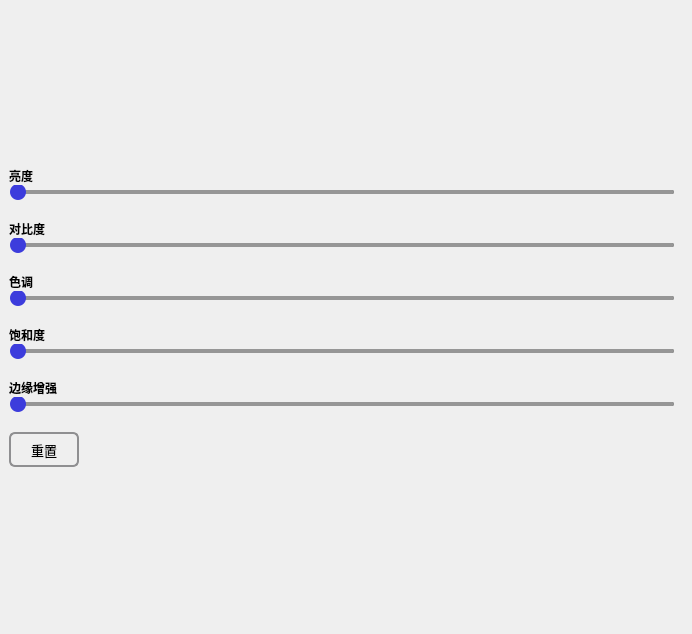
<?xml version="1.0" encoding="UTF-8"?>
<ui version="4.0">
 <class>D3D11VAFilterWidget</class>
 <widget class="QWidget" name="D3D11VAFilterWidget">
  <property name="geometry">
   <rect>
    <x>0</x>
    <y>0</y>
    <width>692</width>
    <height>634</height>
   </rect>
  </property>
  <property name="windowTitle">
   <string>Form</string>
  </property>
  <layout class="QVBoxLayout" name="verticalLayout_2">
   <property name="spacing">
    <number>0</number>
   </property>
   <property name="leftMargin">
    <number>0</number>
   </property>
   <property name="topMargin">
    <number>0</number>
   </property>
   <property name="rightMargin">
    <number>0</number>
   </property>
   <property name="bottomMargin">
    <number>0</number>
   </property>
   <item>
    <layout class="QVBoxLayout" name="verticalLayout">
     <property name="spacing">
      <number>0</number>
     </property>
     <item>
      <widget class="QWidget" name="widget" native="true">
       <layout class="QVBoxLayout" name="verticalLayout_4">
        <property name="spacing">
         <number>0</number>
        </property>
        <property name="topMargin">
         <number>0</number>
        </property>
        <property name="bottomMargin">
         <number>0</number>
        </property>
        <item>
         <layout class="QVBoxLayout" name="verticalLayout_3">
          <property name="spacing">
           <number>0</number>
          </property>
          <property name="topMargin">
           <number>0</number>
          </property>
          <item>
           <widget class="QLabel" name="label">
            <property name="sizePolicy">
             <sizepolicy hsizetype="Maximum" vsizetype="Maximum">
              <horstretch>0</horstretch>
              <verstretch>0</verstretch>
             </sizepolicy>
            </property>
            <property name="font">
             <font>
              <family>微软雅黑</family>
              <weight>75</weight>
              <bold>true</bold>
             </font>
            </property>
            <property name="text">
             <string>亮度</string>
            </property>
           </widget>
          </item>
          <item>
           <widget class="QSlider" name="brightness">
            <property name="sizePolicy">
             <sizepolicy hsizetype="Preferred" vsizetype="Fixed">
              <horstretch>0</horstretch>
              <verstretch>0</verstretch>
             </sizepolicy>
            </property>
            <property name="cursor">
             <cursorShape>PointingHandCursor</cursorShape>
            </property>
            <property name="styleSheet">
             <string notr="true">QSlider:horizontal{ background:transparent; }
QSlider::groove:horizontal{ height:4px; border-radius:2px; left:9px; right:9px;background:rgb(100,100,100);}
QSlider::handle:horizontal{ width:16px; height:16px; border-radius:8px; left:-8px; right:-8px; top:-6px; bottom:-6px; background:rgb(60,60,220); }
QSlider::add-page:horizontal{ border-radius:2px; background:rgb(150,150,150); }
QSlider::sub-page:horizontal{ border-radius:2px; background:rgb(60,60,220); }</string>
            </property>
            <property name="orientation">
             <enum>Qt::Horizontal</enum>
            </property>
           </widget>
          </item>
          <item>
           <spacer name="verticalSpacer">
            <property name="orientation">
             <enum>Qt::Vertical</enum>
            </property>
            <property name="sizeType">
             <enum>QSizePolicy::Fixed</enum>
            </property>
            <property name="sizeHint" stdset="0">
             <size>
              <width>20</width>
              <height>20</height>
             </size>
            </property>
           </spacer>
          </item>
          <item>
           <widget class="QLabel" name="label_2">
            <property name="sizePolicy">
             <sizepolicy hsizetype="Maximum" vsizetype="Maximum">
              <horstretch>0</horstretch>
              <verstretch>0</verstretch>
             </sizepolicy>
            </property>
            <property name="font">
             <font>
              <family>微软雅黑</family>
              <weight>75</weight>
              <bold>true</bold>
             </font>
            </property>
            <property name="text">
             <string>对比度</string>
            </property>
           </widget>
          </item>
          <item>
           <widget class="QSlider" name="contrast">
            <property name="cursor">
             <cursorShape>PointingHandCursor</cursorShape>
            </property>
            <property name="styleSheet">
             <string notr="true">QSlider:horizontal{ background:transparent; }
QSlider::groove:horizontal{ height:4px; border-radius:2px; left:9px; right:9px;background:rgb(100,100,100);}
QSlider::handle:horizontal{ width:16px; height:16px; border-radius:8px; left:-8px; right:-8px; top:-6px; bottom:-6px; background:rgb(60,60,220); }
QSlider::add-page:horizontal{ border-radius:2px; background:rgb(150,150,150); }
QSlider::sub-page:horizontal{ border-radius:2px; background:rgb(60,60,220); }</string>
            </property>
            <property name="orientation">
             <enum>Qt::Horizontal</enum>
            </property>
           </widget>
          </item>
          <item>
           <spacer name="verticalSpacer_2">
            <property name="orientation">
             <enum>Qt::Vertical</enum>
            </property>
            <property name="sizeType">
             <enum>QSizePolicy::Fixed</enum>
            </property>
            <property name="sizeHint" stdset="0">
             <size>
              <width>20</width>
              <height>20</height>
             </size>
            </property>
           </spacer>
          </item>
          <item>
           <widget class="QLabel" name="label_3">
            <property name="sizePolicy">
             <sizepolicy hsizetype="Maximum" vsizetype="Maximum">
              <horstretch>0</horstretch>
              <verstretch>0</verstretch>
             </sizepolicy>
            </property>
            <property name="font">
             <font>
              <family>微软雅黑</family>
              <weight>75</weight>
              <bold>true</bold>
             </font>
            </property>
            <property name="text">
             <string>色调</string>
            </property>
           </widget>
          </item>
          <item>
           <widget class="QSlider" name="hue">
            <property name="cursor">
             <cursorShape>PointingHandCursor</cursorShape>
            </property>
            <property name="styleSheet">
             <string notr="true">QSlider:horizontal{ background:transparent; }
QSlider::groove:horizontal{ height:4px; border-radius:2px; left:9px; right:9px;background:rgb(100,100,100);}
QSlider::handle:horizontal{ width:16px; height:16px; border-radius:8px; left:-8px; right:-8px; top:-6px; bottom:-6px; background:rgb(60,60,220); }
QSlider::add-page:horizontal{ border-radius:2px; background:rgb(150,150,150); }
QSlider::sub-page:horizontal{ border-radius:2px; background:rgb(60,60,220); }</string>
            </property>
            <property name="orientation">
             <enum>Qt::Horizontal</enum>
            </property>
           </widget>
          </item>
          <item>
           <spacer name="verticalSpacer_3">
            <property name="orientation">
             <enum>Qt::Vertical</enum>
            </property>
            <property name="sizeType">
             <enum>QSizePolicy::Fixed</enum>
            </property>
            <property name="sizeHint" stdset="0">
             <size>
              <width>20</width>
              <height>20</height>
             </size>
            </property>
           </spacer>
          </item>
          <item>
           <widget class="QLabel" name="label_4">
            <property name="sizePolicy">
             <sizepolicy hsizetype="Maximum" vsizetype="Maximum">
              <horstretch>0</horstretch>
              <verstretch>0</verstretch>
             </sizepolicy>
            </property>
            <property name="font">
             <font>
              <family>微软雅黑</family>
              <weight>75</weight>
              <bold>true</bold>
             </font>
            </property>
            <property name="text">
             <string>饱和度</string>
            </property>
           </widget>
          </item>
          <item>
           <widget class="QSlider" name="saturation">
            <property name="cursor">
             <cursorShape>PointingHandCursor</cursorShape>
            </property>
            <property name="styleSheet">
             <string notr="true">QSlider:horizontal{ background:transparent; }
QSlider::groove:horizontal{ height:4px; border-radius:2px; left:9px; right:9px;background:rgb(100,100,100);}
QSlider::handle:horizontal{ width:16px; height:16px; border-radius:8px; left:-8px; right:-8px; top:-6px; bottom:-6px; background:rgb(60,60,220); }
QSlider::add-page:horizontal{ border-radius:2px; background:rgb(150,150,150); }
QSlider::sub-page:horizontal{ border-radius:2px; background:rgb(60,60,220); }</string>
            </property>
            <property name="orientation">
             <enum>Qt::Horizontal</enum>
            </property>
           </widget>
          </item>
          <item>
           <spacer name="verticalSpacer_4">
            <property name="orientation">
             <enum>Qt::Vertical</enum>
            </property>
            <property name="sizeType">
             <enum>QSizePolicy::Fixed</enum>
            </property>
            <property name="sizeHint" stdset="0">
             <size>
              <width>20</width>
              <height>20</height>
             </size>
            </property>
           </spacer>
          </item>
          <item>
           <widget class="QLabel" name="label_5">
            <property name="sizePolicy">
             <sizepolicy hsizetype="Maximum" vsizetype="Maximum">
              <horstretch>0</horstretch>
              <verstretch>0</verstretch>
             </sizepolicy>
            </property>
            <property name="font">
             <font>
              <family>微软雅黑</family>
              <weight>75</weight>
              <bold>true</bold>
             </font>
            </property>
            <property name="text">
             <string>边缘增强</string>
            </property>
           </widget>
          </item>
          <item>
           <widget class="QSlider" name="edge_enhancement">
            <property name="cursor">
             <cursorShape>PointingHandCursor</cursorShape>
            </property>
            <property name="styleSheet">
             <string notr="true">QSlider:horizontal{ background:transparent; }
QSlider::groove:horizontal{ height:4px; border-radius:2px; left:9px; right:9px;background:rgb(100,100,100);}
QSlider::handle:horizontal{ width:16px; height:16px; border-radius:8px; left:-8px; right:-8px; top:-6px; bottom:-6px; background:rgb(60,60,220); }
QSlider::add-page:horizontal{ border-radius:2px; background:rgb(150,150,150); }
QSlider::sub-page:horizontal{ border-radius:2px; background:rgb(60,60,220); }</string>
            </property>
            <property name="orientation">
             <enum>Qt::Horizontal</enum>
            </property>
           </widget>
          </item>
          <item>
           <spacer name="verticalSpacer_6">
            <property name="orientation">
             <enum>Qt::Vertical</enum>
            </property>
            <property name="sizeType">
             <enum>QSizePolicy::Fixed</enum>
            </property>
            <property name="sizeHint" stdset="0">
             <size>
              <width>20</width>
              <height>20</height>
             </size>
            </property>
           </spacer>
          </item>
          <item>
           <widget class="QPushButton" name="reset">
            <property name="sizePolicy">
             <sizepolicy hsizetype="Fixed" vsizetype="Fixed">
              <horstretch>0</horstretch>
              <verstretch>0</verstretch>
             </sizepolicy>
            </property>
            <property name="minimumSize">
             <size>
              <width>70</width>
              <height>35</height>
             </size>
            </property>
            <property name="maximumSize">
             <size>
              <width>70</width>
              <height>35</height>
             </size>
            </property>
            <property name="font">
             <font>
              <family>微软雅黑</family>
              <pointsize>10</pointsize>
             </font>
            </property>
            <property name="cursor">
             <cursorShape>PointingHandCursor</cursorShape>
            </property>
            <property name="styleSheet">
             <string notr="true">QPushButton {
    border: 2px solid #8f8f91;
    border-radius: 6px;
	color: rgb(0,0,0);
    background-color: qlineargradient(x1: 0, y1: 0, x2: 0, y2: 1,
                                      stop: 0 #f6f7fa, stop: 1 #dadbde);
}

QPushButton:pressed {
    background-color: qlineargradient(x1: 0, y1: 0, x2: 0, y2: 1,
                                      stop: 0 #dadbde, stop: 1 #f6f7fa);
}

QPushButton:flat {
    border: none; /* no border for a flat push button */
}

QPushButton:default {
    border-color: navy; /* make the default button prominent */
}</string>
            </property>
            <property name="text">
             <string>重置</string>
            </property>
           </widget>
          </item>
         </layout>
        </item>
       </layout>
      </widget>
     </item>
    </layout>
   </item>
  </layout>
 </widget>
 <resources/>
 <connections/>
</ui>
